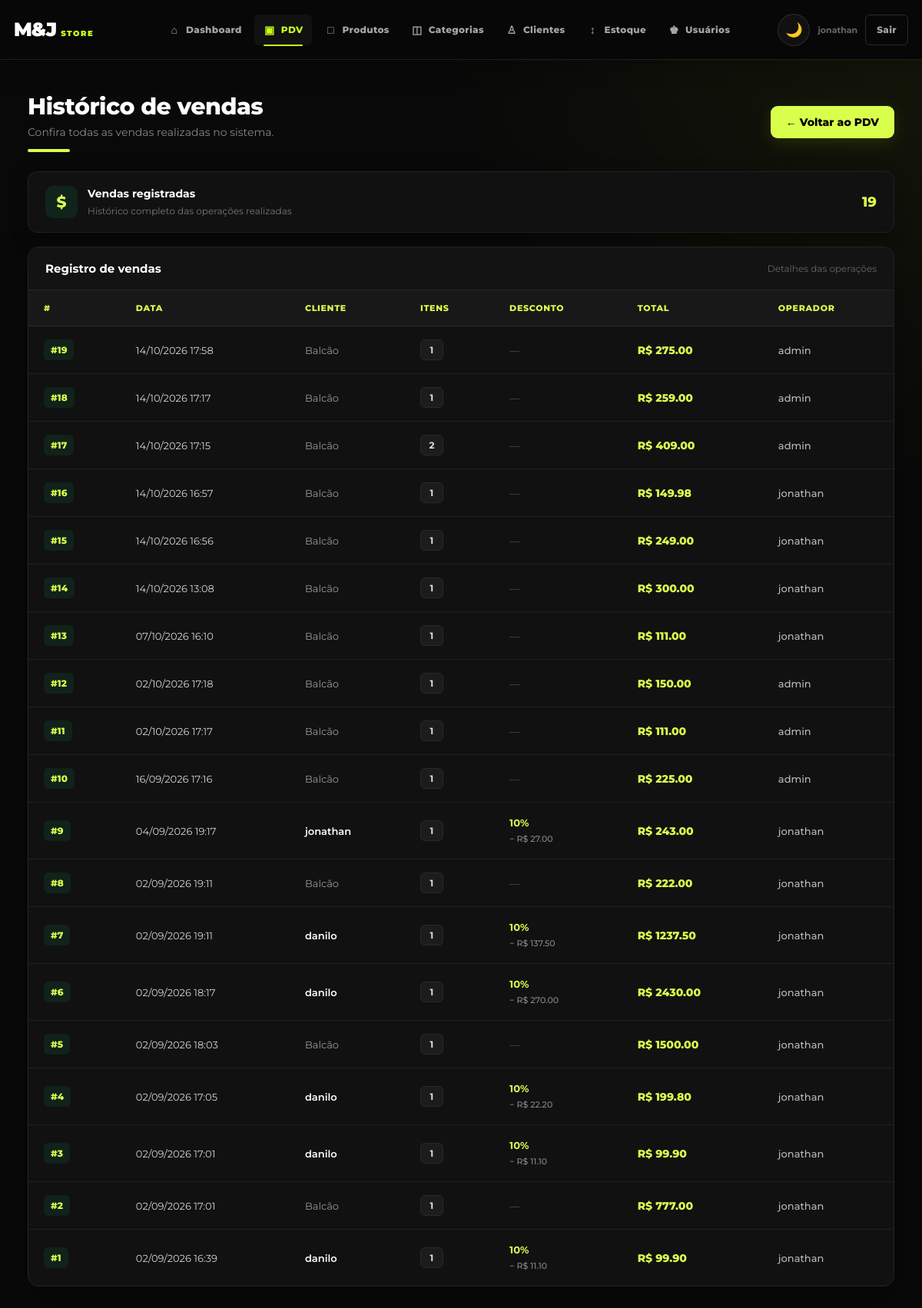
The page /pdv/historico (signed in) on the database its author committed.
### app/models/venda.py (models this page shows, shortened)
class Venda(Base):
    __tablename__ = "vendas"
    id = Column(
        Integer,
        primary_key=True,
        index=True
    )
    cliente_id = Column(
        Integer,
        ForeignKey(
            "clientes.id",
            ondelete="SET NULL"
        ),
        nullable=True
    )
    usuario_id = Column(
        Integer,
        ForeignKey(
            "usuarios.id",
            ondelete="SET NULL"
        ),
        nullable=True
    )
    desconto_percentual = Column(
        Float,
        nullable=False,
        default=0.0
    )
    total_bruto = Column(
        Float,
        nullable=False,
        default=0.0
    )
    total_liquido = Column(
        Float,
        nullable=False,
        default=0.0
    )
    observacao = Column(
        String(255),
        nullable=True
    )
    criado_em = Column(
        DateTime,
        server_default=func.now()
    )
    cliente = relationship(
        "Cliente",
        back_populates="vendas"
    )
    usuario = relationship(
        "Usuario",
        backref="vendas"
    )
    itens = relationship(
        "ItemVenda",
        back_populates="venda",
        cascade="all, delete-orphan"
    )
    pagamentos = relationship(
        "Pagamento",
        back_populates="venda",
        cascade="all, delete-orphan"
    )

### app/models/usuarios.py (models this page shows)
class Usuario(Base):
    __tablename__ = "usuarios"
    id = Column(Integer, primary_key=True, autoincrement=True)
    nome = Column(String(100), nullable=False)
    email = Column(String(150), unique=True, nullable=False)
    senha_hash = Column(String(255), nullable=False)
    role = Column(String(20), nullable=False, default="operador")
    ativo = Column(Boolean, default=True)
    criando_em = Column(DateTime, server_default=func.now())

### app/models/cliente.py (models this page shows)
class Cliente(Base):
    __tablename__ = "clientes"
    id = Column(
        Integer,
        primary_key=True,
        index=True
    )
    nome = Column(
        String(150),
        nullable=False
    )
    matricula = Column(
        String(100),
        unique=True,
        nullable=True
    )
    telefone = Column(
        String(30),
        nullable=True
    )
    is_associado = Column(
        Boolean,
        default=False,
        nullable=False
    )
    ativo = Column(
        Boolean,
        default=True,
        nullable=False
    )
    desconto_percentual = Column(
        Float,
        default=0.0,
        nullable=False
    )
    criado_em = Column(
        DateTime,
        server_default=func.now(),
        nullable=False
    )
    vendas = relationship(
        "Venda",
        back_populates="cliente"
    )

### app/controllers/pdv_controller.py (the view)
@router.get("/historico")
def historico(
    request: Request,
    db: Session = Depends(get_db),
    usuario=Depends(get_usuario_logado),
):
    vendas = db.query(Venda).order_by(Venda.id.desc()).limit(100).all()
    return templates.TemplateResponse(
        request=request,
        name="pdv/historico.html",
        context={"request": request, "vendas": vendas, "usuario": usuario},
    )

### app/templates/pdv/historico.html (shortened to what this page needs)
<!DOCTYPE html>
<html lang="pt-br">
<head>
    <link rel="stylesheet" href="/static/css/navbar.css">
</head>
<body>
    {% include "shared/navbar.html" %}
    <main class="container">
        <div class="topo">
            <div class="titulo-area">
                <h1>Histórico de vendas</h1>
                <p>
                    Confira todas as vendas realizadas no sistema.
                </p>
                <div class="titulo-linha"></div>
            </div>
            <a href="/pdv" class="btn-voltar">
                ← Voltar ao PDV
            </a>
        </div>
        <div class="resumo">
            <div class="resumo-info">
                <div class="resumo-icone">
                    $
                </div>
                <div class="resumo-texto">
                    <strong>Vendas registradas</strong>
                    <span>Histórico completo das operações realizadas</span>
                </div>
            </div>
            <div class="contador">
                {{ vendas | length }}
            </div>
        </div>
        <div class="tabela-card">
            <div class="tabela-topo">
                <h2>Registro de vendas</h2>
                <span>
                    Detalhes das operações
                </span>
            </div>
            <div class="tabela-container">
                <table>
                    <thead>
                        <tr>
                            <th>#</th>
                            <th>Data</th>
                            <th>Cliente</th>
                            <th>Itens</th>
                            <th>Desconto</th>
                            <th>Total</th>
                            <th>Operador</th>
                        </tr>
                    </thead>
                    <tbody>
                        {% for v in vendas %}
                        <tr>
                            <td>
                                <a href="/pdv/venda/{{ v.id }}" class="venda-link">
                                    #{{ v.id }}
                                </a>
                            </td>
                            <td>
                                {{ v.criado_em.strftime('%d/%m/%Y %H:%M') }}
                            </td>
                            <td>
                                {% if v.cliente %}
                                <span class="cliente">
                                    {{ v.cliente.nome }}
                                </span>
                                {% else %}
                                <span class="cliente-balcao">
                                    Balcão
                                </span>
                                {% endif %}
                            </td>
                            <td>
                                <span class="quantidade">
                                    {{ v.itens | length }}
                                </span>
                            </td>
                            <td>
                                {% if v.desconto_percentual > 0 %}
                                <span class="desconto">
                                    {{ v.desconto_percentual|int }}%
                                    <br>
                                    <small>
                                        − R$ {{ "%.2f"|format(v.desconto_valor) }}
                                    </small>
                                </span>
                                {% else %}
                                <span class="sem-desconto">
                                    —
                                </span>
                                {% endif %}
                            </td>
                            <td class="total">
                                R$ {{ "%.2f"|format(v.total_liquido) }}
                            </td>
                            <td>
                                <span class="operador">
                                    {{ v.usuario.nome if v.usuario else "—" }}
                                </span>
                            </td>
                        </tr>
                        {% endfor %}
                    </tbody>
                </table>
            </div>
        </div>
    </main>
</body>
</html>

### app/static/css/navbar.css (style rules this page uses)
:root { --navbar-bg: #080808; --navbar-border: #202020; --navbar-text: #a5a5a5; --navbar-hover: #ffffff; --navbar-neon: #c8ff1a; }
body { padding-top: 78px !important; }

### app/templates/pdv/historico.html (style rules this page uses)
* { box-sizing: border-box; font-family: 'Montserrat', sans-serif; }
body { margin: 0; min-height: 100vh; background: radial-gradient(circle at top right, rgba(204, 255, 0, 0.06), transparent 30%), #090909; color: #fff; }
.container { width: 94%; max-width: 1400px; margin: 0 auto; padding: 42px 0 70px; }
.topo { display: flex; align-items: center; justify-content: space-between; gap: 20px; margin-bottom: 25px; }
.titulo-area { display: flex; flex-direction: column; gap: 6px; }
.titulo-area h1 { margin: 0; font-size: 30px; font-weight: 800; letter-spacing: -0.5px; }
.titulo-area p { margin: 0; color: #888; font-size: 14px; }
.titulo-linha { width: 55px; height: 4px; margin-top: 7px; background: #d9ff4d; border-radius: 20px; }
.btn-voltar { display: inline-flex; align-items: center; justify-content: center; gap: 8px; padding: 12px 20px; background: #d9ff4d; color: #000; text-decoration: none; font-size: 14px; font-weight: 800; border-radius: 9px; box-shadow: 0 5px 20px rgba(217, 255, 0, 0.12); transition: all 0.25s ease; }
.resumo { display: flex; align-items: center; justify-content: space-between; gap: 20px; background: #111; border: 1px solid #222; border-radius: 12px; padding: 18px 22px; margin-bottom: 18px; box-shadow: 0 8px 25px rgba(0, 0, 0, 0.25); }
.resumo-info { display: flex; align-items: center; gap: 13px; }
.resumo-icone { width: 42px; height: 42px; display: flex; align-items: center; justify-content: center; border-radius: 10px; background: rgba(0, 255, 136, 0.08); color: #d9ff4d; font-size: 20px; font-weight: 800; }
.resumo-texto strong { display: block; color: #fff; font-size: 14px; margin-bottom: 3px; }
.resumo-texto span { color: #777; font-size: 12px; }
.contador { color: #d9ff4d; font-size: 18px; font-weight: 800; }
.tabela-card { background: #111; border: 1px solid #242424; border-radius: 14px; overflow: hidden; box-shadow: 0 15px 40px rgba(0, 0, 0, 0.35); }
.tabela-topo { display: flex; justify-content: space-between; align-items: center; padding: 18px 22px; border-bottom: 1px solid #242424; background: #131313; }
.tabela-topo h2 { margin: 0; font-size: 15px; font-weight: 700; }
.tabela-topo span { color: #666; font-size: 12px; }
.tabela-container { width: 100%; overflow-x: auto; }
table { width: 100%; border-collapse: collapse; min-width: 900px; }
thead { background: #181818; }
th { padding: 16px 20px; text-align: left; color: #d9ff4d; font-size: 11px; font-weight: 800; text-transform: uppercase; letter-spacing: 0.7px; border-bottom: 1px solid #292929; }
td { padding: 17px 20px; color: #d5d5d5; font-size: 13px; border-bottom: 1px solid #202020; }
tbody tr { transition: all 0.2s ease; }
tbody tr:last-child td { border-bottom: none; }
.venda-link { display: inline-flex; align-items: center; padding: 6px 9px; border-radius: 6px; background: rgba(0, 255, 136, 0.07); color: #d9ff4d; text-decoration: none; font-weight: 800; font-size: 12px; transition: 0.2s; }
.cliente { color: #fff; font-weight: 600; }
.cliente-balcao { color: #999; }
.quantidade { display: inline-flex; align-items: center; justify-content: center; min-width: 30px; height: 27px; padding: 0 8px; background: #1c1c1c; border: 1px solid #292929; border-radius: 6px; color: #ddd; font-weight: 700; font-size: 12px; }
.desconto { display: inline-block; color: #d9ff4d; font-weight: 700; line-height: 1.5; }
.desconto small { color: #888; font-size: 11px; font-weight: 500; }
.sem-desconto { color: #555; }
.total { color: #d9ff4d; font-weight: 800; font-size: 14px; }
.operador { color: #bbb; font-weight: 500; }

### rows shown on the page
Venda: id "19", criado_em "14/10/2026 17:58", shows "Balcão", itens|length "1", total_liquido "275.00", usuario "admin"
Venda: id "18", criado_em "14/10/2026 17:17", shows "Balcão", itens|length "1", total_liquido "259.00", usuario "admin"
Venda: id "17", criado_em "14/10/2026 17:15", shows "Balcão", itens|length "2", total_liquido "409.00", usuario "admin"
Venda: id "16", criado_em "14/10/2026 16:57", shows "Balcão", itens|length "1", total_liquido "149.98", usuario "jonathan"
Venda: id "15", criado_em "14/10/2026 16:56", shows "Balcão", itens|length "1", total_liquido "249.00", usuario "jonathan"
Venda: id "14", criado_em "14/10/2026 13:08", shows "Balcão", itens|length "1", total_liquido "300.00", usuario "jonathan"
Venda: id "13", criado_em "07/10/2026 16:10", shows "Balcão", itens|length "1", total_liquido "111.00", usuario "jonathan"
Venda: id "12", criado_em "02/10/2026 17:18", shows "Balcão", itens|length "1", total_liquido "150.00", usuario "admin"
Venda: id "11", criado_em "02/10/2026 17:17", shows "Balcão", itens|length "1", total_liquido "111.00", usuario "admin"
Venda: id "10", criado_em "16/09/2026 17:16", shows "Balcão", itens|length "1", total_liquido "225.00", usuario "admin"
Venda: id "9", criado_em "04/09/2026 19:17", cliente.nome "jonathan", itens|length "1", desconto_percentual "10", desconto_valor "27.00", total_liquido "243.00", usuario "jonathan"
Venda: id "8", criado_em "02/09/2026 19:11", shows "Balcão", itens|length "1", total_liquido "222.00", usuario "jonathan"
Venda: id "7", criado_em "02/09/2026 19:11", cliente.nome "danilo", itens|length "1", desconto_percentual "10", desconto_valor "137.50", total_liquido "1237.50", usuario "jonathan"
Venda: id "6", criado_em "02/09/2026 18:17", cliente.nome "danilo", itens|length "1", desconto_percentual "10", desconto_valor "270.00", total_liquido "2430.00", usuario "jonathan"
Venda: id "5", criado_em "02/09/2026 18:03", shows "Balcão", itens|length "1", total_liquido "1500.00", usuario "jonathan"
Venda: id "4", criado_em "02/09/2026 17:05", cliente.nome "danilo", itens|length "1", desconto_percentual "10", desconto_valor "22.20", total_liquido "199.80", usuario "jonathan"
Venda: id "3", criado_em "02/09/2026 17:01", cliente.nome "danilo", itens|length "1", desconto_percentual "10", desconto_valor "11.10", total_liquido "99.90", usuario "jonathan"
Venda: id "2", criado_em "02/09/2026 17:01", shows "Balcão", itens|length "1", total_liquido "777.00", usuario "jonathan"
Venda: id "1", criado_em "02/09/2026 16:39", cliente.nome "danilo", itens|length "1", desconto_percentual "10", desconto_valor "11.10", total_liquido "99.90", usuario "jonathan"

### other values the page prints
{{ vendas | length }} "19"
